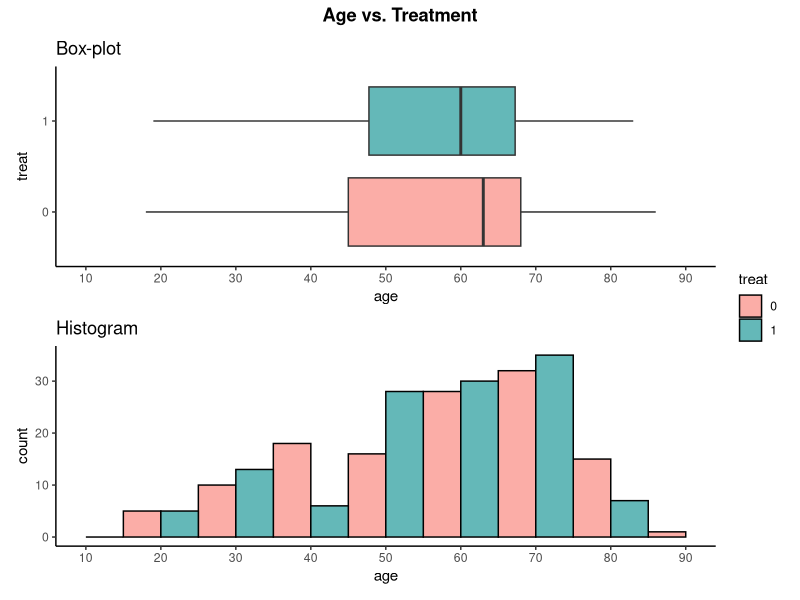
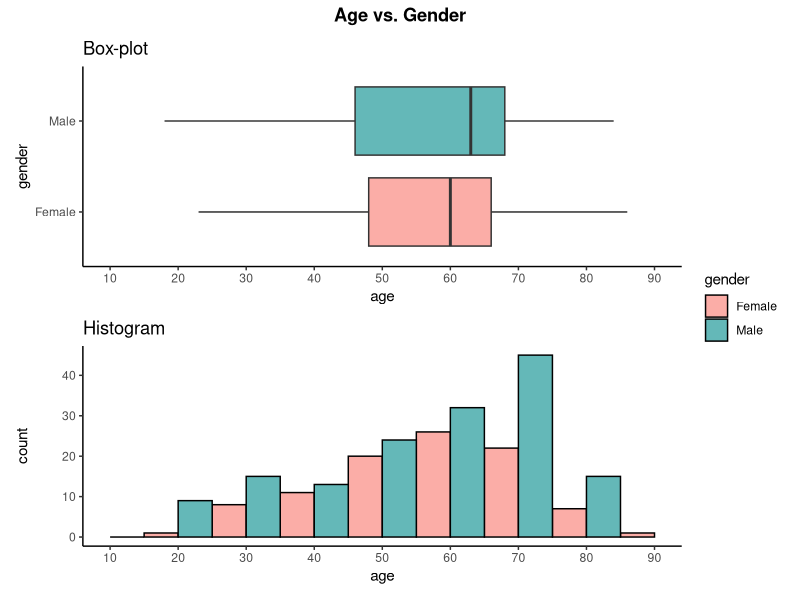

Recreate these plots in R, in order.
#   T Are there any correlated measurements?

#   K Does the preoperative pain change with age of the patients?
#   T Do BMI and age have a linear relationship?

#Load libraries
library(here)
library(tidyverse)
library(ggplot2)
library(patchwork)

data <- read.csv2(here("DATA", "clean_data.csv"))

#----- Does the age distribution depend on `treat`? --------------------------------------

# Set 'treat' as factor
data$treat <- factor(data$treat)

# Boxplot Age vs. Treat (flipped)
boxplot_treat <- ggplot(data, aes(x = treat, y = age, fill = treat)) +
  geom_boxplot(show.legend = FALSE) +
  scale_fill_manual(values = c("0" = "#FBADA7", "1" = "#64B8B8")) +
  scale_y_continuous(breaks = c(10, 20, 30, 40, 50, 60, 70, 80, 90), limits = c(10, 90)) +
  labs(title = "Box-plot") +
  theme_classic() +
  coord_flip()  

# Histogram Age vs. Treat (flipped)
histogram_treat <- ggplot(data, aes(y = age, fill = treat)) +
  geom_histogram(binwidth = 10, position = "dodge", color = "black") +
  scale_fill_manual(values = c("0" = "#FBADA7", "1" = "#64B8B8")) +
  scale_y_continuous(breaks = c(10, 20, 30, 40, 50, 60, 70, 80, 90), limits = c(10, 90)) +
  labs(title = "Histogram") +
  theme_classic() +
  coord_flip()  

# Combine plots 
Age_vs_treat_plot <- (boxplot_treat / histogram_treat) +
  plot_layout(guides = 'collect') + 
  plot_annotation(
    title = "Age vs. Treatment",
    theme = theme(plot.title = element_text(hjust = 0.5, face = "bold"))
  )
Age_vs_treat_plot

#----- Does the age distribution of the patients depend on their sex (`gender`)?--------

# Boxplot: Age vs. Gender
boxplot_gender <- ggplot(data, aes(x = gender, y = age, fill = gender)) +
  geom_boxplot(show.legend = FALSE) +
  scale_fill_manual(values = c("Female" = "#FBADA7", "Male" = "#64B8B8")) +
  scale_y_continuous(breaks = c(10, 20, 30, 40, 50, 60, 70, 80, 90), limits = c(10, 90)) +
  labs(title = "Box-plot") +
  theme_classic() +
  coord_flip() 

# Histogram: Age vs. Gender
histogram_gender <- ggplot(data, aes(y = age, fill = gender)) +
  geom_histogram(binwidth = 10, position = "dodge", color = "black") +
  scale_fill_manual(values = c("Female" = "#FBADA7", "Male" = "#64B8B8")) +
  scale_y_continuous(breaks = c(0, 10, 20, 30, 40, 50, 60, 70, 80, 90), limits = c(10, 90)) +
  labs(title = "Histogram") +
  theme_classic() +
  coord_flip() 

# Combine plots 
Age_vs_gender_plot <- (boxplot_gender / histogram_gender) + 
  plot_layout(guides = 'collect') + 
  plot_annotation(
    title = "Age vs. Gender",
    theme = theme(plot.title = element_text(hjust = 0.5, face = "bold"))
  )

# Display the plot
Age_vs_gender_plot

